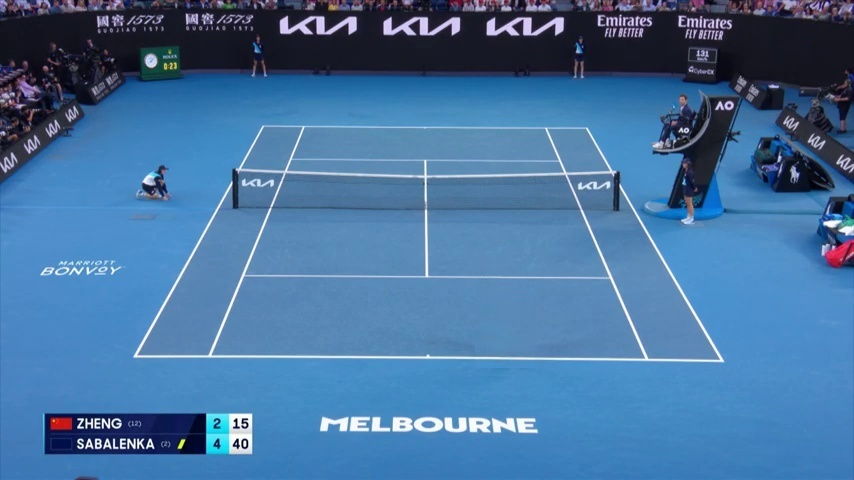
#> input picture imgBack.jpg, 854 x 480 px
$ python -i Player.py   (imports and definitions only)
#> lines starting #> are read from the running program, lines starting #| are printed output that depends on the picture; after the words box and inside, x2 and y2 are one past the last pixel; in counts of white or black regions, pixels touching at a corner belong together
import cv2
import imutils
import matplotlib.pyplot as plt
import numpy as np

# [12 lines left out: functions drawBox, overlap_area, not called in this run]
def merge_rects(a, b):
    return min(a[0], b[0]), min(a[1],b[1]), max(a[2],b[2]), max(a[3],b[3])


def draw_connected_components(img):
    # Threshold the image to create a binary image
    # _, binary_image = cv2.threshold(img, 127, 255, cv2.THRESH_BINARY)
    _, binary_image = cv2.threshold(img, 0, 255, cv2.THRESH_BINARY + cv2.THRESH_OTSU)

    kernel = np.ones((5, 5), np.uint8)
    binary_image = cv2.morphologyEx(binary_image, cv2.MORPH_CLOSE, kernel)


    # Find connected components
    _, labels, stats, _ = cv2.connectedComponentsWithStats(binary_image, connectivity=4)

    # Create a copy of the original image for drawing rectangles
    img_with_rectangles = np.copy(img)

    bboxes = []

    # Draw rectangles around connected components
    for i in range(1, len(stats)):
        x, y, w, h, _ = stats[i]
        if w * h < 8000:
            bboxes.append((x, y, w, h))

    bboxes = sorted(bboxes, key = lambda x:-x[2]*x[3])
    while True:
        if len(bboxes) <= 2:
            break
        x, y, w, h = bboxes[1]
        x2,y2,w2,h2 = bboxes[0]
        dist = (((x+w) / 2 - (x2+w2) / 2)**2 + ((y+h) / 2 - (y2+h2) / 2)**2) ** 0.5
        if dist < 150:
            del bboxes[1]
        else:
            break
    final_bboxes = []
    for x, y, w, h in bboxes[:2]:
        w = max(w, 25)
        h = max(h, 40)
        final_bboxes.append((x, y, w, h))
    return final_bboxes


# [73 lines left out: functions initialize_trackers, is_near, get_player_boxes, not called in this run]

>>> import cv2
>>> picture = cv2.imread('imgBack.jpg', cv2.IMREAD_GRAYSCALE)
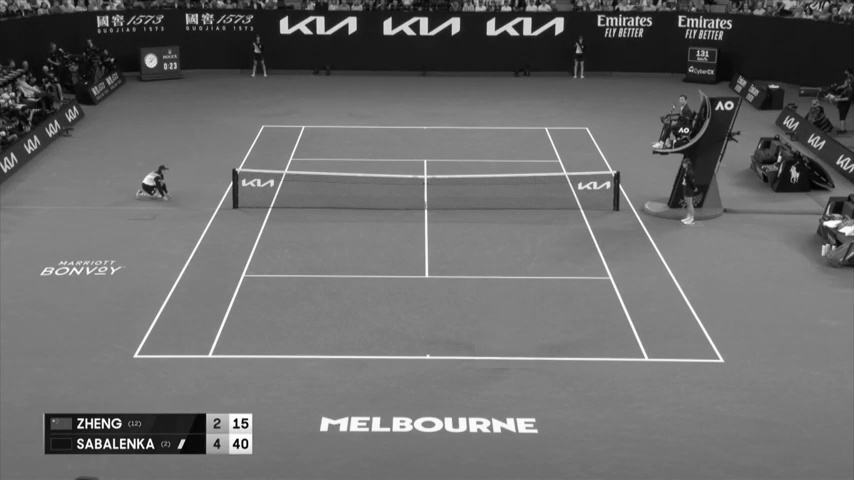
#> picture: shape (480, 854); min 0, max 255, mean 106.4
>>> result = draw_connected_components(picture)
#> in draw_connected_components, `_, binary_image = cv2.threshold(img, 0, 255, cv2.THRESH_BINARY + cv2.T..`:
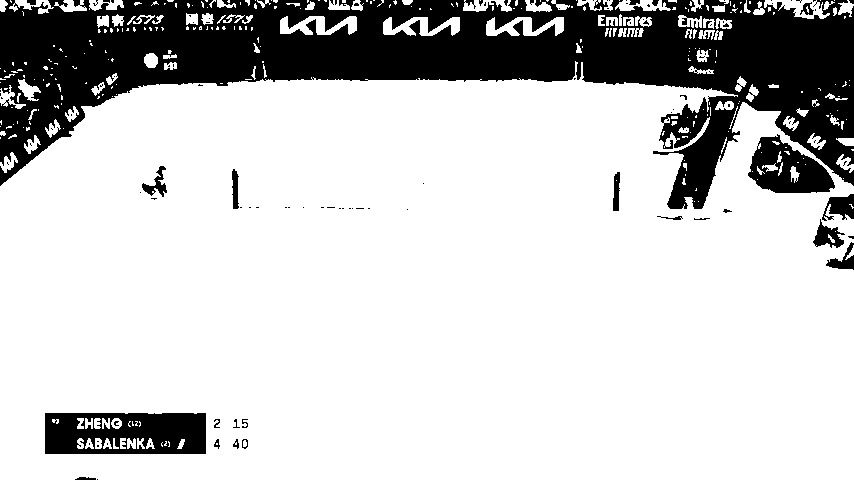
#> binary_image: shape (480, 854); 78.6% white; 114 black regions (91 under 20 px), largest, box (x1, y1, x2, y2) and area: (0, 0, 854, 209) 76190, (45, 413, 206, 454) 5603, (748, 134, 835, 193) 2961
#> in draw_connected_components, `binary_image = cv2.morphologyEx(binary_image, cv2.MORPH_CLOSE, kernel)`:
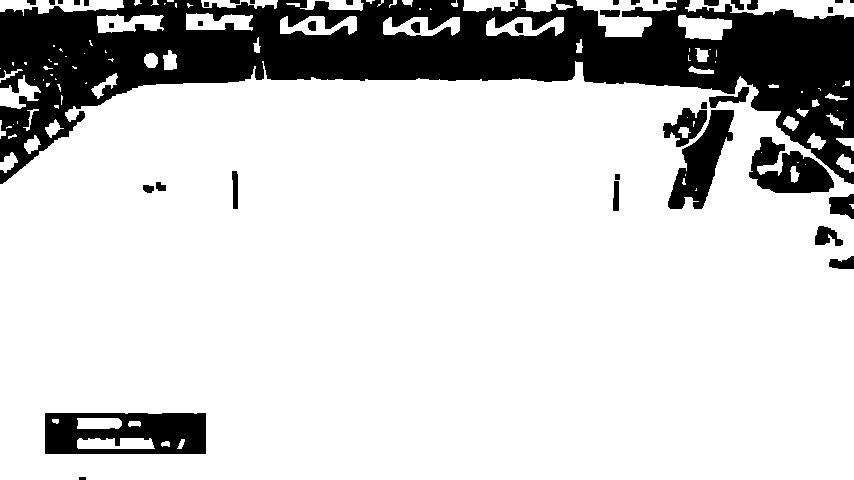
#> binary_image: shape (480, 854); 80.2% white; 40 black regions (1 under 20 px), largest, box (x1, y1, x2, y2) and area: (0, 0, 854, 184) 66145, (45, 413, 206, 454) 5178, (668, 110, 734, 209) 3071
#> in draw_connected_components, `_, labels, stats, _ = cv2.connectedComponentsWithStats(binary_image, c..`:
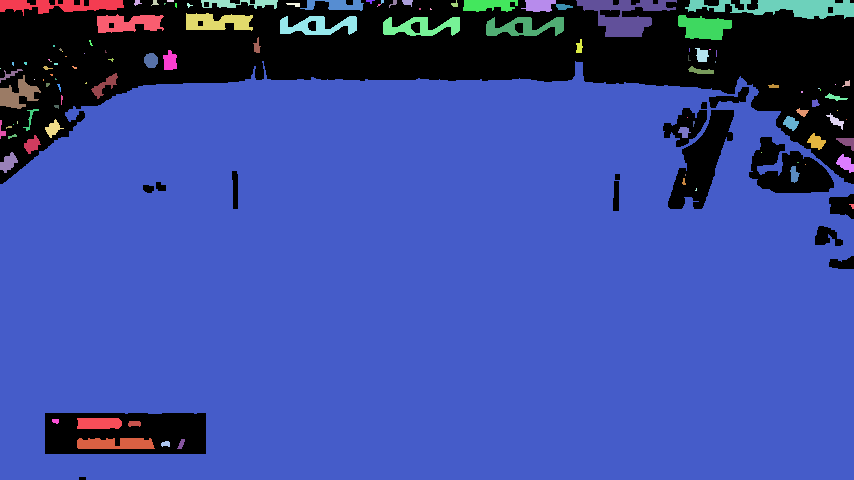
#> labels: shape (480, 854) int32; 114 distinct labels, from 0 to 113; one colour per label, 0 black
#> in draw_connected_components, `_, labels, stats, _ = cv2.connectedComponentsWithStats(binary_image, c..`: stats = 114 rows, first 6: [0, 0, 854, 480, 80970], [0, 0, 124, 16, 1099], [134, 0, 8, 6, 28], [152, 0, 7, 5, 24], [167, 0, 7, 2, 14], [201, 0, 77, 9, 384]
#> the loop in draw_connected_components, `for i in range(1, len(stats)):` made 113 passes
#> (x, y, w, h) on passes 1 to 12: (0, 0, 124, 16), (134, 0, 8, 6), (152, 0, 7, 5), (167, 0, 7, 2), (201, 0, 77, 9), (300, 0, 64, 11), (366, 0, 9, 4), (381, 0, 3, 4), (389, 0, 8, 8), (402, 0, 11, 7), (451, 0, 7, 7), (463, 0, 55, 12)
#> after the loop in draw_connected_components, `for i in range(1, len(stats)):`: bboxes = 112 items, first 6: (0, 0, 124, 16), (134, 0, 8, 6), (152, 0, 7, 5), (167, 0, 7, 2), (201, 0, 77, 9), (300, 0, 64, 11)
#> in draw_connected_components, `bboxes = sorted(bboxes, key = lambda x:-x[2]*x[3])`: bboxes = 112 items, first 6: (576, 0, 101, 37), (685, 0, 169, 19), (0, 0, 124, 16), (486, 17, 78, 19), (280, 16, 77, 19), (383, 17, 77, 19)
#> the loop in draw_connected_components, `while True:` made 2 passes
#> (x, y, w, h, x2, y2, w2, h2) on passes 1 to 2: (685, 0, 169, 19, 576, 0, 101, 37), (0, 0, 124, 16, 576, 0, 101, 37)
#> the loop in draw_connected_components, `for x, y, w, h in bboxes[:2]:` made 2 passes
#> (x, y, w, h) on passes 1 to 2: (576, 0, 101, 40), (0, 0, 124, 40)
#> after the loop in draw_connected_components, `for x, y, w, h in bboxes[:2]:`: final_bboxes = [(576, 0, 101, 40), (0, 0, 124, 40)]
#> result = [(576, 0, 101, 40), (0, 0, 124, 40)]

$ run again, on input_frame.jpg
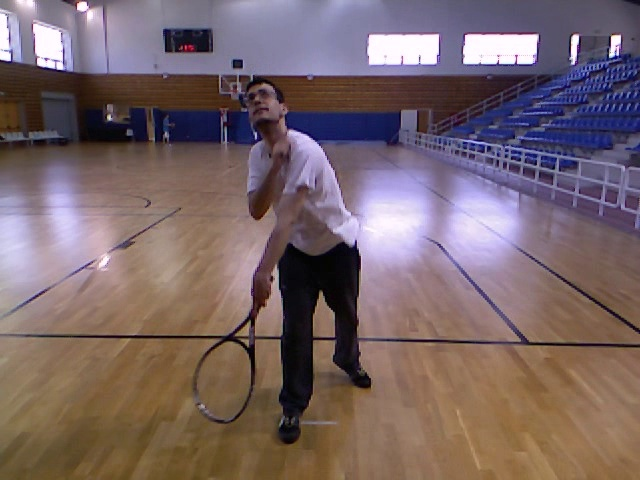
#> input picture input_frame.jpg, 640 x 480 px
#> in draw_connected_components, `_, binary_image = cv2.threshold(img, 0, 255, cv2.THRESH_BINARY + cv2.T..`:
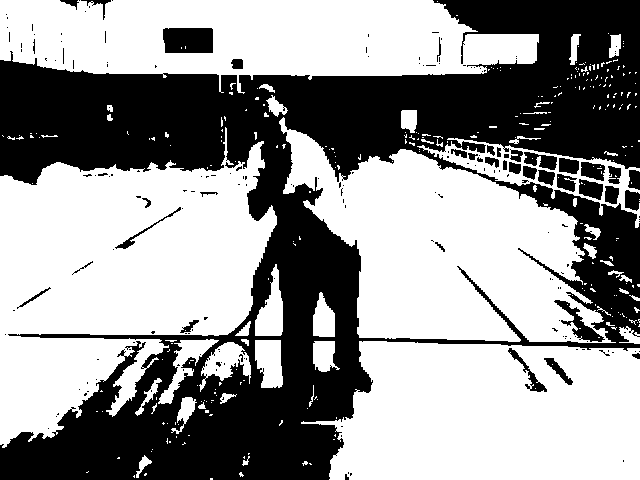
#> binary_image: shape (480, 640); 58.4% white; 195 black regions (155 under 20 px), largest, box (x1, y1, x2, y2) and area: (0, 0, 640, 480) 120574, (163, 28, 213, 53) 1218, (554, 300, 605, 342) 593
#> in draw_connected_components, `_, labels, stats, _ = cv2.connectedComponentsWithStats(binary_image, c..`:
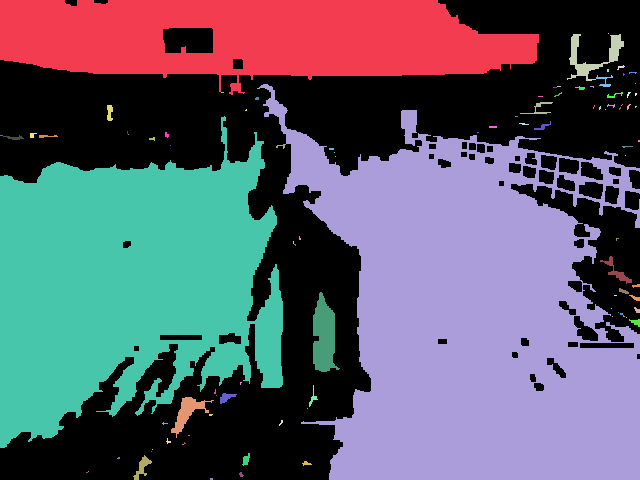
#> labels: shape (480, 640) int32; 99 distinct labels, from 0 to 98; one colour per label, 0 black
#> stats = 99 rows, first 6: [0, 0, 640, 480, 119270], [0, 0, 539, 95, 35083], [608, 33, 1, 1, 1], [567, 34, 57, 47, 788], [617, 65, 8, 5, 17], [607, 69, 2, 3, 6]
#> the loop in draw_connected_components, `for i in range(1, len(stats)):` made 98 passes
#> (x, y, w, h) on passes 1 to 8: (0, 0, 539, 95), (608, 33, 1, 1), (567, 34, 57, 47), (617, 65, 8, 5), (607, 69, 2, 3), (629, 72, 8, 2), (623, 73, 2, 3), (596, 75, 17, 12)
#> after the loop in draw_connected_components, `for i in range(1, len(stats)):`: bboxes = 95 items, first 6: (608, 33, 1, 1), (567, 34, 57, 47), (617, 65, 8, 5), (607, 69, 2, 3), (629, 72, 8, 2), (623, 73, 2, 3)
#> in draw_connected_components, `bboxes = sorted(bboxes, key = lambda x:-x[2]*x[3])`: bboxes = 95 items, first 6: (567, 34, 57, 47), (313, 292, 27, 80), (171, 397, 43, 41), (600, 256, 32, 28), (133, 455, 19, 25), (520, 102, 33, 12)
#> the loop in draw_connected_components, `while True:` made 1 pass
#> (x, y, w, h, x2, y2, w2, h2) on pass 1: (313, 292, 27, 80, 567, 34, 57, 47)
#> the loop in draw_connected_components, `for x, y, w, h in bboxes[:2]:` made 2 passes
#> after the loop in draw_connected_components, `for x, y, w, h in bboxes[:2]:`: final_bboxes = [(567, 34, 57, 47), (313, 292, 27, 80)]
